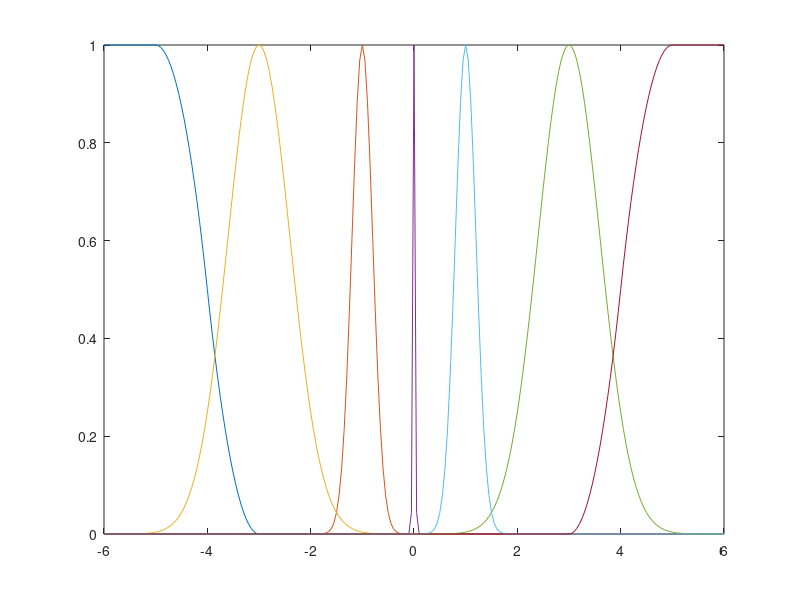

The MATLAB source for this figure:
clear; clc
FuzzIn = -6:0.05:6;
C = 0.2;
C1 = 0.2;
C2 = 0.6;
MC = 0.02;
L = 2;
L1 = 1;
L2 = 3;
L3 = 3;
s = 5;


x_params = [-s,-L2;C,-L;MC,0;C,L1;L2,s];
y_params = [-s,-L2;C,-L;MC,0;C,L1;L2,s];
t_params = [-s,-L2;C,-L;MC,0;C,L1;L2,s];

x_params = [-s,-L3;C1,-L1;C2,-L2;MC,0;C2,L2;C1,L1;L3,s];
y_params = [-s,-L3;C1,-L1;C2,-L2;MC,0;C2,L2;C1,L1;L3,s];
t_params = [-s,-L3;C1,-L1;C2,-L2;MC,0;C2,L2;C1,L1;L3,s];


mf(1,:) = zmf(FuzzIn,x_params(1,:));
mf(2,:) = gaussmf(FuzzIn,x_params(2,:));
mf(3,:) = gaussmf(FuzzIn,x_params(3,:));
mf(4,:) = gaussmf(FuzzIn,x_params(4,:));
mf(5,:) = gaussmf(FuzzIn,x_params(5,:));
mf(6,:) = gaussmf(FuzzIn,x_params(6,:));
mf(7,:) = smf(FuzzIn,x_params(7,:));

plot(FuzzIn, mf)